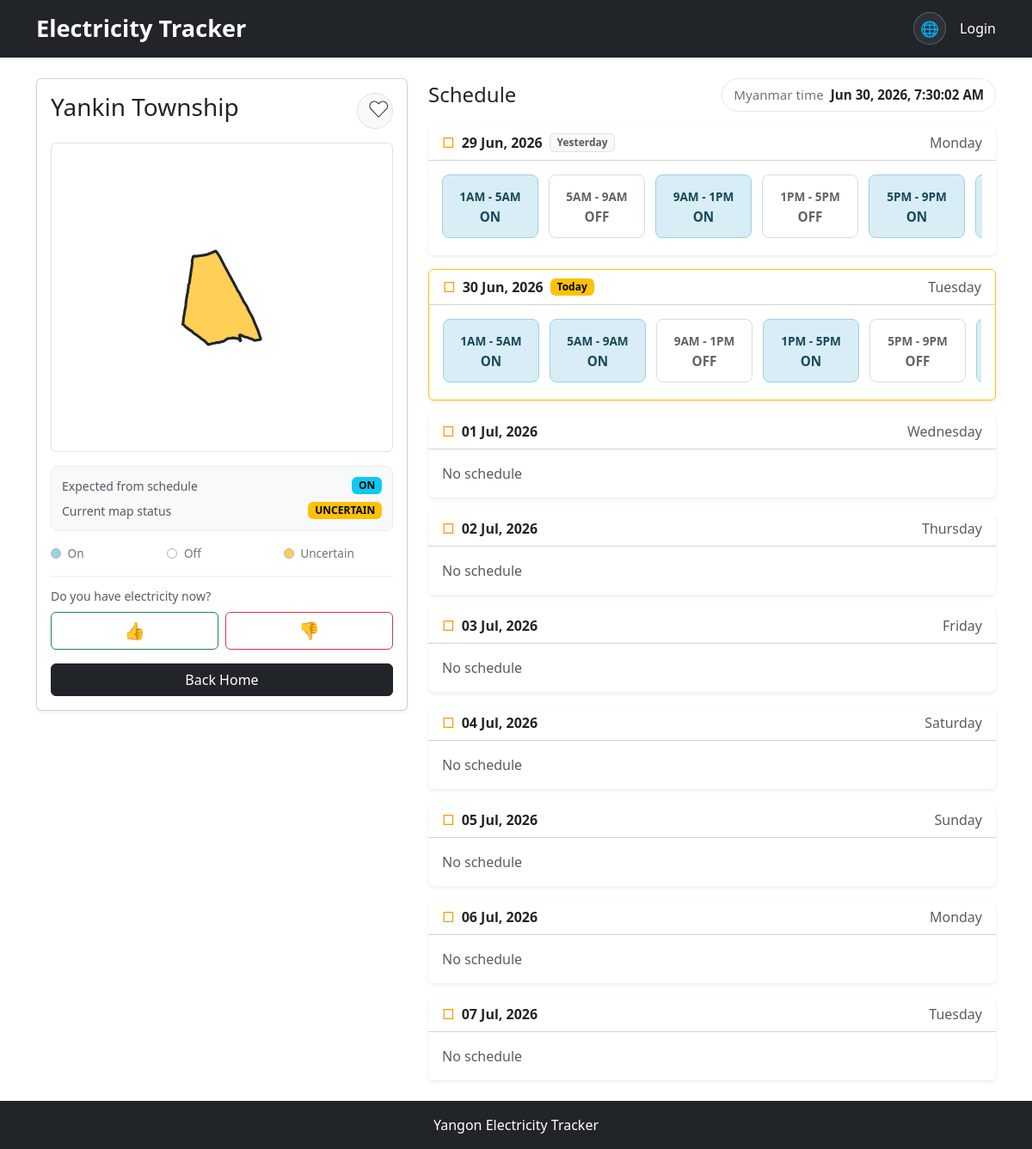
The app's page /townships/65/, older data.
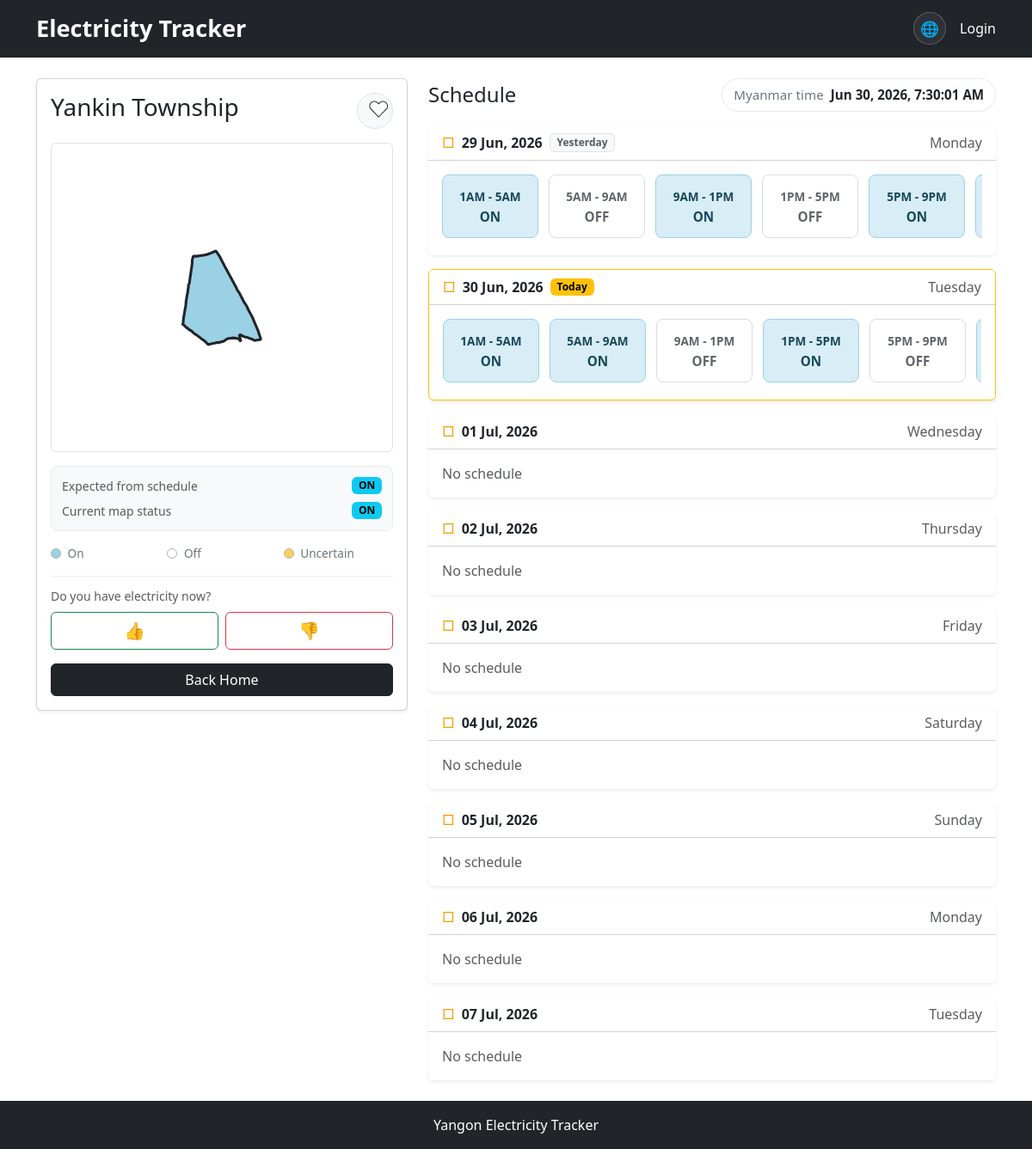
The same page, newer data.
### powertracker/models.py (models this page shows, shortened)
class Township(models.Model):
    GROUP_CHOICES = [
        ("A", "Group A"),
        ("B", "Group B"),
    ]
    STATUS_CHOICES = [
        ("ON", "Electricity ON"),
        ("OFF", "Electricity OFF"),
        ("UNCERTAIN", "Uncertain"),
    ]
    name = models.CharField(
        max_length=100, unique=True
        )
    name_mm = models.CharField(
        max_length=100, blank=True
        )
    name_zh = models.CharField(
        max_length=100, blank=True
        )
    group = models.CharField(
        max_length=1,
        choices=GROUP_CHOICES
    )
    current_status = models.CharField(
        max_length=10,
        choices=STATUS_CHOICES,
        default="UNCERTAIN"
    )
    updated_at = models.DateTimeField(
        auto_now=True
    )
    @property
    def localized_name(self):
        language = (get_language() or "en").lower()
        if language.startswith("my") and self.name_mm:
            return self.name_mm
        if language.startswith("zh") and self.name_zh:
            return self.name_zh
        return self.name

### powertracker/views.py (the view, shortened to what this page needs)
# urls.py: path("townships/<int:township_id>/", views.township_detail, name="township_detail"),
def township_detail(request, township_id):
    township = get_object_or_404(Township, id=township_id)
    is_favorite = False
    current_user_report = None
    current_schedule = get_current_schedule()
    expected_status = get_expected_status_for_township(
        township,
        current_schedule
    )
    window_start, window_end = get_report_window()
    return render(request, "powertracker/township_detail.html", {
        "township": township,
        "is_favorite": is_favorite,
        "expected_status": expected_status,
        "current_user_report": current_user_report,
        "report_window_start": window_start,
        "report_window_end": window_end,
        "myanmar_now": get_current_myanmar_time(),
        "weekly_timetable": get_weekly_timetable_for_township(township),
    })

### powertracker/helpers/check_status.py (called while the page is built, shortened)
def is_schedule_active(schedule, current_time):
    if schedule.start_time < schedule.end_time:
        return schedule.start_time <= current_time < schedule.end_time
    return current_time >= schedule.start_time or current_time < schedule.end_time

def get_current_schedule():
    myanmar_now = get_current_myanmar_time()
    today = myanmar_now.date()
    current_time = myanmar_now.time()
    schedules = Schedule.objects.filter(date=today)
    for schedule in schedules:
        if is_schedule_active(schedule, current_time):
            return schedule

def get_expected_status_for_township(township, current_schedule):
    if current_schedule is None:
        return "UNCERTAIN"
    if current_schedule.active_group == "All":
        return "ON"
    if township.group == current_schedule.active_group:
        return "ON"
    return "OFF"

### powertracker/helpers/mm_time.py (called while the page is built)
def get_current_myanmar_time():
    return timezone.now().astimezone(ZoneInfo("Asia/Yangon"))

### powertracker/helpers/weekly_timetable.py (called while the page is built)
def format_date(date):
    return date.strftime("%d %b, %Y")

def format_time(time):
    return time.strftime("%I%p").lstrip("0")

def get_weekly_timetable_for_township(township):
    return get_weekly_timetable_for_group(township.group)

### powertracker/templates/powertracker/township_detail.html (shortened to what the changed rows need)
{% extends "powertracker/base.html" %}
{% load i18n static %}
{% block extra_css %}
<link rel="stylesheet" href="{% static 'css/township-detail.css' %}">
{% endblock %}
{% block content %}
<section class="container py-4" data-township-status-url="{% url 'township_detail_status' township.id %}">
    <div class="row g-4 township-detail-layout">
        <div class="col-lg-5 township-summary-column">
            <aside class="township-summary">
                <div class="card shadow-sm">
                    <div class="card-body">
                        <div class="d-flex align-items-start justify-content-between gap-3 mb-3">
                            <h1 class="h3 mb-0">{{ township.localized_name }}</h1>
                            {% if user.is_authenticated %}
                                <form method="post" action="{% url 'toggle_favorite_township' township.id %}">
                                    {% csrf_token %}
                                    <button
                                        type="submit"
                                        class="btn btn-light border favorite-button {% if is_favorite %}is-favorite{% endif %}"
                                        aria-label="{% trans 'Toggle favorite' %}"
                                    >
                                        &hearts;
                                    </button>
                                </form>
                            {% else %}
                                <a
                                    href="{% url 'account_login' %}?next={{ request.path }}"
                                    class="btn btn-light border favorite-button"
                                    aria-label="{% trans 'Login to add favorites' %}"
                                >
                                    &hearts;
                                </a>
                            {% endif %}
                        </div>
                        <div class="township-mini-map mb-3" data-township-map>
                        </div>
                        <div class="status-summary d-grid gap-2 mb-3">
                            <div class="d-flex align-items-center justify-content-between gap-2">
                                <span class="small text-muted">{% trans "Current map status" %}</span>
                                <span
                                    class="badge {% if township.current_status == 'ON' %}text-bg-info{% elif township.current_status == 'OFF' %}text-bg-secondary{% else %}text-bg-warning{% endif %}"
                                    data-status-badge="current"
                                >
                                    {{ township.current_status }}
                                </span>
                            </div>
                        </div>
                    </div>
                </div>
            </aside>
        </div>
        <div class="col-lg-7 township-schedule-column">
            <div class="d-flex align-items-center justify-content-between gap-3 mb-3">
                <h2 class="h4 mb-0">{% trans "Schedule" %}</h2>
                <div class="detail-current-time-pill">
                    <span class="text-secondary">{% trans "Myanmar time" %}</span>
                    <strong
                        data-current-time
                        data-current-time-iso="{{ myanmar_now|date:'c' }}"
                    >
                    </strong>
                </div>
            </div>
        </div>
    </div>
</section>
{% endblock %}

Row changes from the older to the newer data that the page shows:
changed Township "Yankin Township": current_status "UNCERTAIN" → "ON"
Text that changed along with them:
text written by a page script: "Jun 30, 2026, 7:30:02 AM" → "Jun 30, 2026, 7:30:01 AM"
